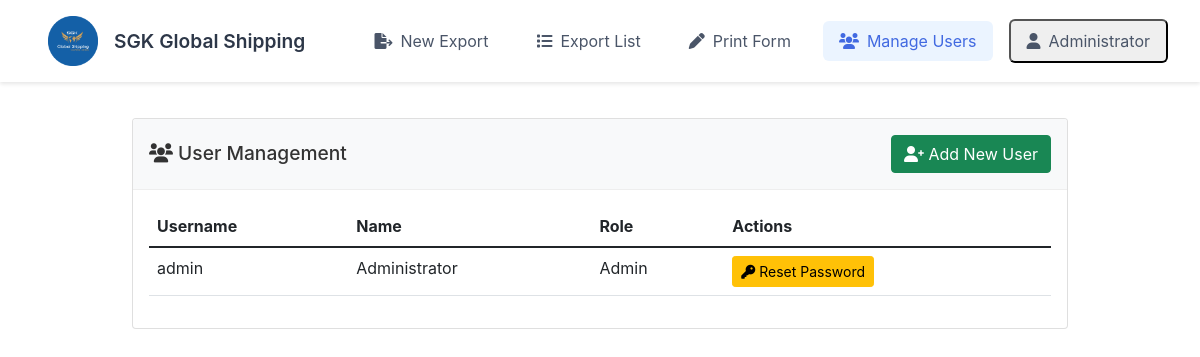
Before: /admin/users (signed in) with the older database file.
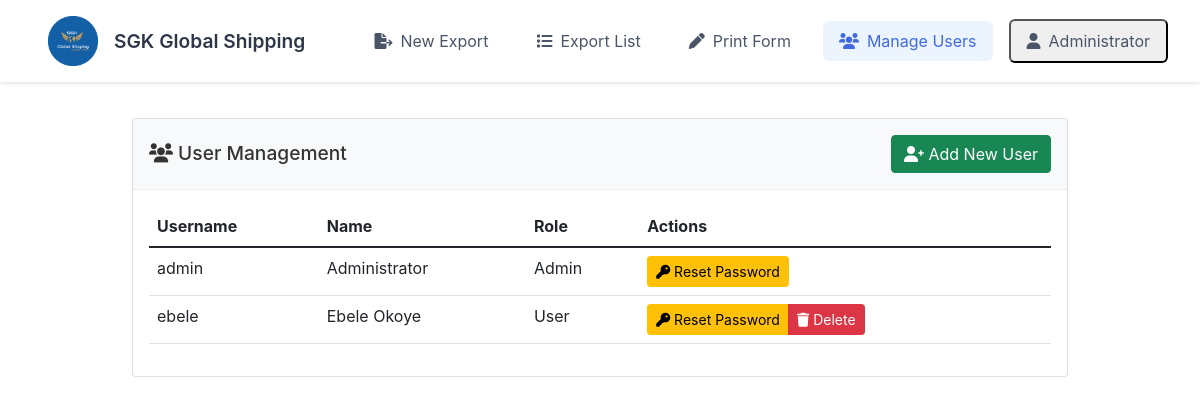
After: the same page with the newer database file.
### app.py (models this page shows, shortened)
class User(UserMixin, db.Model):
    id = db.Column(db.Integer, primary_key=True)
    username = db.Column(db.String(80), unique=True, nullable=False)
    password_hash = db.Column(db.String(120), nullable=False)
    name = db.Column(db.String(100), nullable=False)
    is_admin = db.Column(db.Boolean, default=False)

### app.py (the view)
@app.route('/admin/users')
@login_required
def manage_users():
    if not current_user.is_admin:
        flash('Access denied', 'danger')
        return redirect(url_for('new_export'))
    users = User.query.all()
    return render_template('manage_users.html', users=users)

### app.py (called while the page is built)
@login_manager.user_loader
def load_user(user_id):
    return User.query.get(int(user_id))

@app.before_request
def log_request_info():
    logger.debug('-------------------------')
    logger.debug(f'Endpoint: {request.endpoint}')
    logger.debug(f'Method: {request.method}')
    logger.debug(f'URL: {request.url}')
    logger.debug('-------------------------')

### templates/manage_users.html (shortened to what this page needs)
{% extends "base.html" %}
{% block content %}
<div class="container mt-5">
    <div class="card">
        <div class="card-header d-flex justify-content-between align-items-center">
            <h2><i class="fas fa-users"></i> User Management</h2>
            <a href="{{ url_for('create_user') }}" class="btn btn-success">
                <i class="fas fa-user-plus"></i> Add New User
            </a>
        </div>
        <div class="card-body">
            <div class="table-responsive">
                <table class="table table-hover">
                    <thead>
                        <tr>
                            <th>Username</th>
                            <th>Name</th>
                            <th>Role</th>
                            <th>Actions</th>
                        </tr>
                    </thead>
                    <tbody>
                        {% for user in users %}
                        <tr>
                            <td>{{ user.username }}</td>
                            <td>{{ user.name }}</td>
                            <td>{{ "Admin" if user.is_admin else "User" }}</td>
                            <td>
                                <div class="btn-group" role="group">
                                    <button type="button" class="btn btn-sm btn-warning"
                                            onclick="resetPassword('{{ user.id }}')">
                                        <i class="fas fa-key"></i> Reset Password
                                    </button>
                                    {% if not user.is_admin or current_user.id != user.id %}
                                    <button type="button" class="btn btn-sm btn-danger"
                                            onclick="deleteUser('{{ user.id }}', '{{ user.username }}')">
                                        <i class="fas fa-trash"></i> Delete
                                    </button>
                                    {% endif %}
                                </div>
                            </td>
                        </tr>
                        {% endfor %}
                    </tbody>
                </table>
            </div>
        </div>
    </div>
</div>
{% endblock %}

### templates/base.html (shortened to what this page needs)
<!DOCTYPE html>
<html lang="en">
<head>
    <link href="https://cdn.jsdelivr.net/npm/bootstrap@5.1.3/dist/css/bootstrap.min.css" rel="stylesheet">
    <link rel="stylesheet" href="{{ url_for('static', filename='css/styles.css') }}">
    <link rel="stylesheet" href="https://cdnjs.cloudflare.com/ajax/libs/font-awesome/6.0.0/css/all.min.css">
</head>
<body>
    <nav class="main-nav sticky-nav">
        <div class="nav-brand">
            <img src="{{ url_for('static', filename='images/SGKlogo.png') }}" alt="SGK Global Shipping" class="nav-logo">
            <span class="brand-text">SGK Global Shipping</span>
        </div>
        {% if current_user.is_authenticated %}
        <div class="nav-links">
            <a href="{{ url_for('new_export') }}" class="nav-link {% if request.endpoint == 'new_export' %}active{% endif %}">
                <i class="fas fa-file-export"></i> New Export
            </a>
            <a href="{{ url_for('list_exports') }}" class="nav-link {% if request.endpoint == 'list_exports' %}active{% endif %}">
                <i class="fas fa-list"></i> Export List
            </a>
            <a href="{{ url_for('print_form_template') }}" class="nav-link">
                <i class="fas fa-pen"></i> Print Form
            </a>
            {% if current_user.is_admin %}
            <a href="{{ url_for('manage_users') }}" class="nav-link {% if request.endpoint == 'manage_users' %}active{% endif %}">
                <i class="fas fa-users"></i> Manage Users
            </a>
            {% endif %}
            <div class="user-menu dropdown">
                <button class="nav-link dropdown-toggle" type="button" id="userDropdown" data-bs-toggle="dropdown" aria-expanded="false">
                    <i class="fas fa-user"></i>
                    <span class="user-name">{{ current_user.name }}</span>
                </button>
            </div>
        </div>
        {% endif %}
    </nav>
    <main class="main-content">
        {% block content %}{% endblock %}
    </main>
</body>
</html>

### static/css/styles.css (style rules this page uses)
body { font-family: -apple-system, BlinkMacSystemFont, 'Segoe UI', Roboto, sans-serif; max-width: 1000px; margin: 0 auto; padding: 20px; color: #333; }
.main-nav { background: #fff; box-shadow: 0 2px 4px rgba(0,0,0,0.1); padding: 1rem 0; margin-bottom: 2rem; }
.nav-logo { display: flex; align-items: center; }
.nav-links { display: flex; gap: 1rem; }
.nav-link { color: #4169E1; text-decoration: none; padding: 0.5rem 1rem; border-radius: 4px; transition: background-color 0.2s; display: flex; align-items: center; gap: 0.5rem; }
.nav-link.active { background-color: #4169E1; color: white; }
.card-header { background: #f8f9fa; padding: 1rem; border-bottom: 1px solid #eee; display: flex; align-items: center; gap: 0.5rem; }
.card-header h2 { margin: 0; font-size: 1.2rem; color: #333; }

### templates/base.html (style rules this page uses)
body { padding-top: 70px; }
.sticky-nav { position: fixed; top: 0; left: 0; right: 0; z-index: 1000; background: white; transition: all 0.3s ease; }
.main-nav { display: flex; justify-content: space-between; align-items: center; padding: 0.5rem 2rem; background: white; box-shadow: 0 2px 4px rgba(0,0,0,0.1); }
.nav-brand { display: flex; align-items: center; gap: 1rem; padding: 0.5rem 1rem; }
.nav-logo { width: 50px; height: auto; object-fit: contain; }
.brand-text { font-size: 1.2rem; font-weight: 600; color: #2d3748; white-space: nowrap; }
.nav-links { display: flex; gap: 1rem; align-items: center; }
.nav-link { display: flex; align-items: center; gap: 0.5rem; padding: 0.5rem 1rem; color: #4a5568; text-decoration: none; border-radius: 0.375rem; transition: all 0.2s ease; }
.nav-link.active { background: #ebf4ff; color: #4169E1; }
.user-menu { position: relative; }
.user-menu .nav-link { display: flex; align-items: center; gap: 0.5rem; cursor: pointer; }
.dropdown-toggle::after { display: none; }

Changed rows visible on the page:
added User: username "ebele", name "Ebele Okoye", is_admin "User"
